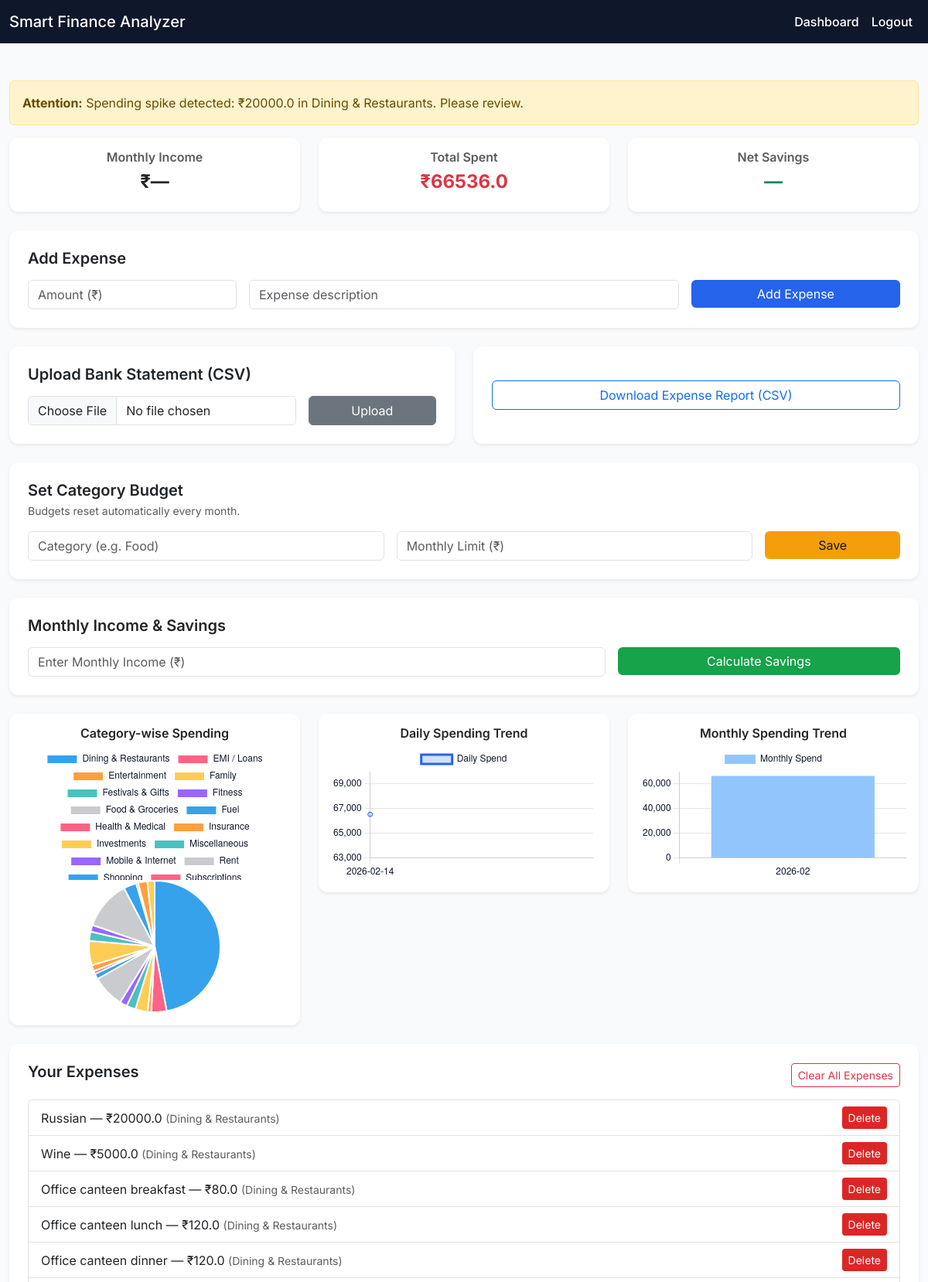
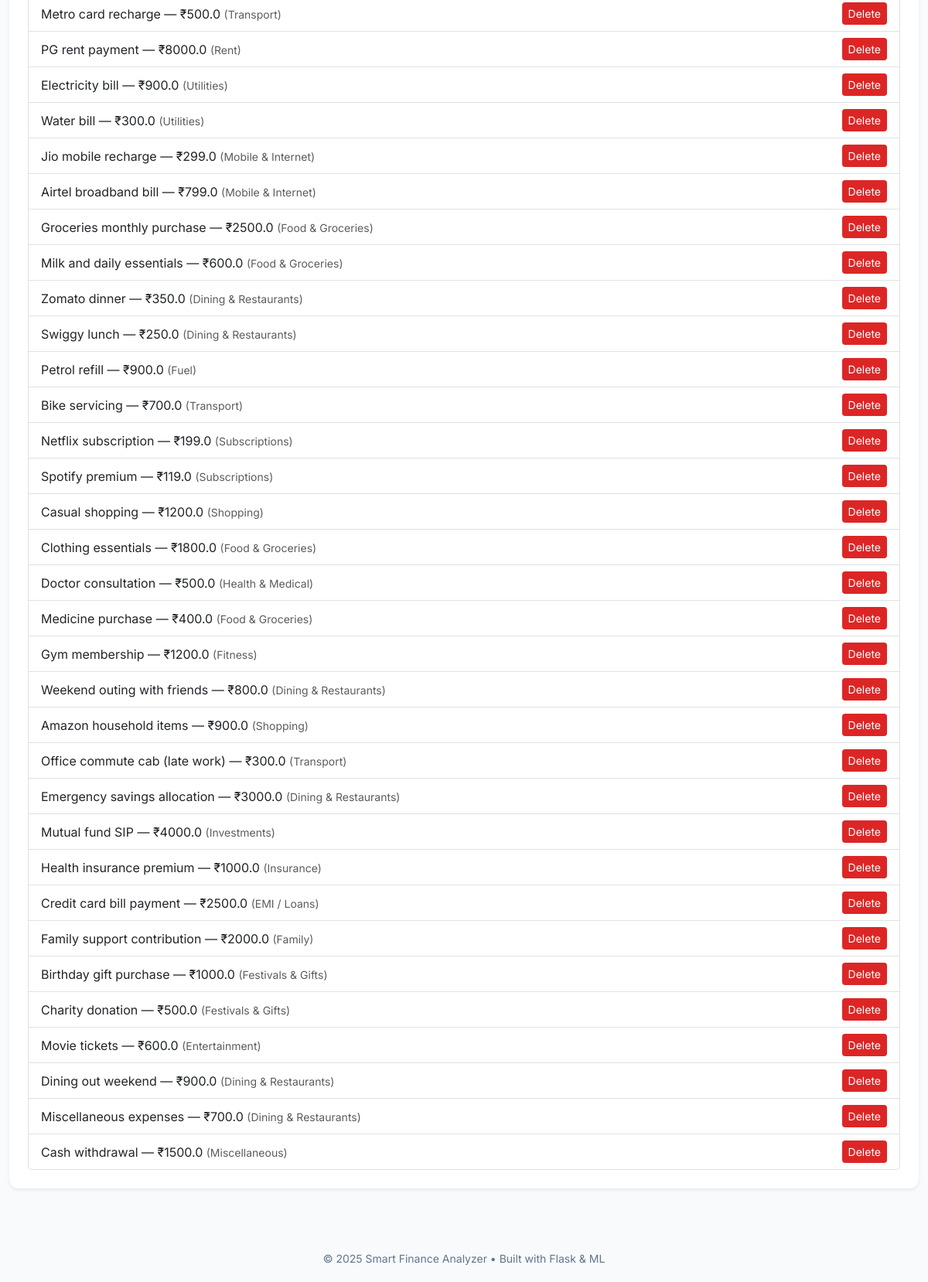
The page /dashboard (signed in) on the database its author committed (2 pictures, top to bottom).
### models.py (models this page shows)
class Expense(db.Model):
    id = db.Column(db.Integer, primary_key=True)
    user_id = db.Column(db.Integer, db.ForeignKey("user.id"))
    amount = db.Column(db.Float)
    description = db.Column(db.String(200))
    category = db.Column(db.String(50))
    date = db.Column(db.DateTime, default=datetime.utcnow)

### app.py (the view, shortened to what this page needs)
@app.route("/dashboard", methods=["GET", "POST"])
@login_required
def dashboard():
    alert_messages = []
    predicted_savings = None
    health_score = None
    expenses = Expense.query.filter_by(
        user_id=current_user.id
    ).order_by(Expense.date.desc()).all()
    amounts_only = [e.amount for e in expenses]
    total_spent = sum(amounts_only)
    income_value = None
    savings_value = None
    savings_rate = None
    IGNORE_ANOMALY_CATEGORIES = [
        "Savings", "Investments", "Insurance",
        "Rent", "EMI / Loans"
    ]
    if len(amounts_only) >= 3:
        mean = statistics.mean(amounts_only)
        std = statistics.stdev(amounts_only)
        for e in expenses:
            if e.category in IGNORE_ANOMALY_CATEGORIES:
                continue
            if e.amount > mean + 3 * std:
                alert_messages.append(
                    f"Spending spike detected: ₹{e.amount} in {e.category}. Please review."
                )
    current_month = datetime.now().strftime("%Y-%m")
    budget_usage = []
    budgets = Budget.query.filter_by(user_id=current_user.id).all()
    category_data = db.session.query(
        Expense.category, func.sum(Expense.amount)
    ).filter_by(user_id=current_user.id).group_by(
        Expense.category
    ).all()
    daily_data = db.session.query(
        func.date(Expense.date), func.sum(Expense.amount)
    ).filter_by(user_id=current_user.id).group_by(
        func.date(Expense.date)
    ).all()
    monthly_data = db.session.query(
        func.strftime("%Y-%m", Expense.date),
        func.sum(Expense.amount)
    ).filter_by(user_id=current_user.id).group_by(
        func.strftime("%Y-%m", Expense.date)
    ).all()
    return render_template(
        "dashboard.html",
        expenses=expenses,
        categories=[c[0] for c in category_data],
        amounts=[float(c[1]) for c in category_data],
        daily_dates=[str(d[0]) for d in daily_data],
        daily_amounts=[float(d[1]) for d in daily_data],
        months=[m[0] for m in monthly_data],
        monthly_amounts=[float(m[1]) for m in monthly_data],
        total_spent=total_spent,
        income_value=income_value,
        savings_value=savings_value,
        savings_rate=savings_rate,
        predicted_savings=predicted_savings,
        health_score=health_score,
        budget_usage=budget_usage,
        alert_messages=alert_messages
    )

### app.py (called while the page is built)
@login_manager.user_loader
def load_user(user_id):
    return User.query.get(int(user_id))

@app.after_request
def no_cache(response):
    response.headers["Cache-Control"] = "no-store"
    return response

### templates/dashboard.html (shortened to what this page needs)
{% extends "base.html" %}
{% block content %}
{% for msg in alert_messages %}
<div class="alert alert-warning mb-3">
  <strong>Attention:</strong> {{ msg }}
</div>
{% endfor %}
<div class="row g-4 mb-4">
  <div class="col-md-4">
    <div class="card p-3 text-center shadow-sm">
      <h6 class="text-muted">Monthly Income</h6>
      <h4 class="fw-bold">₹{{ income_value if income_value else "—" }}</h4>
    </div>
  </div>
  <div class="col-md-4">
    <div class="card p-3 text-center shadow-sm">
      <h6 class="text-muted">Total Spent</h6>
      <h4 class="fw-bold text-danger">₹{{ total_spent }}</h4>
    </div>
  </div>
  <div class="col-md-4">
    <div class="card p-3 text-center shadow-sm">
      <h6 class="text-muted">Net Savings</h6>
      <h4 class="fw-bold text-success">
        {% if savings_value is not none %}
          ₹{{ savings_value }} ({{ savings_rate }}%)
        {% else %}
          —
        {% endif %}
      </h4>
    </div>
  </div>
</div>
<div class="card p-4 mb-4 shadow-sm">
  <h5 class="mb-3">Add Expense</h5>
  <form method="POST" class="row g-3">
    <div class="col-md-3">
      <input name="amount" type="number" step="0.01"
             class="form-control" placeholder="Amount (₹)" required>
    </div>
    <div class="col-md-6">
      <input name="description"
             class="form-control" placeholder="Expense description" required>
    </div>
    <div class="col-md-3">
      <button class="btn btn-primary w-100">Add Expense</button>
    </div>
  </form>
</div>
<div class="row g-4 mb-4">
  <div class="col-md-6">
    <div class="card p-4 h-100 shadow-sm">
      <h5 class="mb-3">Upload Bank Statement (CSV)</h5>
      <form method="POST" action="/upload-csv"
            enctype="multipart/form-data" class="row g-3">
        <div class="col-md-8">
          <input type="file" name="file"
                 class="form-control" accept=".csv" required>
        </div>
        <div class="col-md-4">
          <button class="btn btn-secondary w-100">Upload</button>
        </div>
      </form>
    </div>
  </div>
  <div class="col-md-6">
    <div class="card p-4 h-100 shadow-sm d-flex justify-content-center">
      <a href="/export-expenses"
         class="btn btn-outline-primary w-100">
        Download Expense Report (CSV)
      </a>
    </div>
  </div>
</div>
<div class="card p-4 mb-4 shadow-sm">
  <h5 class="mb-1">Set Category Budget</h5>
  <p class="text-muted small mb-3">
    Budgets reset automatically every month.
  </p>
  <form method="POST" class="row g-3">
    <div class="col-md-5">
      <input name="budget_category"
             class="form-control" placeholder="Category (e.g. Food)">
    </div>
    <div class="col-md-5">
      <input name="budget_limit" type="number"
             class="form-control" placeholder="Monthly Limit (₹)">
    </div>
    <div class="col-md-2">
      <button class="btn btn-warning w-100">Save</button>
    </div>
  </form>
</div>
<div class="card p-4 mb-4 shadow-sm">
  <h5 class="mb-3">Monthly Income & Savings</h5>
  <form method="POST" class="row g-3">
    <div class="col-md-8">
      <input name="income" type="number"
             class="form-control" placeholder="Enter Monthly Income (₹)">
    </div>
    <div class="col-md-4">
      <button class="btn btn-success w-100">
        Calculate Savings
      </button>
    </div>
  </form>
</div>
<div class="row g-4 mb-4">
  <div class="col-md-4">
    <div class="card p-3 shadow-sm">
      <h6 class="text-center">Category-wise Spending</h6>
      <canvas id="pieChart"></canvas>
    </div>
  </div>
  <div class="col-md-4">
    <div class="card p-3 shadow-sm">
      <h6 class="text-center">Daily Spending Trend</h6>
      <canvas id="dailyChart"></canvas>
    </div>
  </div>
  <div class="col-md-4">
    <div class="card p-3 shadow-sm">
      <h6 class="text-center">Monthly Spending Trend</h6>
      <canvas id="monthlyChart"></canvas>
    </div>
  </div>
</div>
<div class="card p-4 mb-4 shadow-sm">
  <div class="d-flex justify-content-between align-items-center mb-3">
    <h5>Your Expenses</h5>
    {% if expenses %}
    <form method="POST" action="/clear-expenses"
          onsubmit="return confirm('Delete ALL expenses?');">
      <button class="btn btn-sm btn-outline-danger">
        Clear All Expenses
      </button>
    </form>
    {% endif %}
  </div>
  {% if expenses %}
  <ul class="list-group">
    {% for e in expenses %}
    <li class="list-group-item d-flex justify-content-between align-items-center">
      <span>
        {{ e.description }} — ₹{{ e.amount }}
        <small class="text-muted">({{ e.category }})</small>
      </span>
      <a href="/delete-expense/{{ e.id }}"
         class="btn btn-sm btn-danger"
         onclick="return confirm('Delete this expense?')">
        Delete
      </a>
    </li>
    {% endfor %}
  </ul>
  {% else %}
  <p class="text-muted">
    No expenses yet. Add your first expense or upload a CSV file.
  </p>
  {% endif %}
</div>
<script>
Chart.defaults.color = "#0f172a";
new Chart(pieChart, {
  type: "pie",
  data: {
    labels: {{ categories | tojson }},
    datasets: [{ data: {{ amounts | tojson }} }]
  }
});
new Chart(dailyChart, {
  type: "line",
  data: {
    labels: {{ daily_dates | tojson }},
    datasets: [{
      label: "Daily Spend",
      data: {{ daily_amounts | tojson }},
      borderColor: "#2563eb",
      backgroundColor: "rgba(37,99,235,0.2)"
    }]
  }
});
new Chart(monthlyChart, {
  type: "bar",
  data: {
    labels: {{ months | tojson }},
    datasets: [{
      label: "Monthly Spend",
      data: {{ monthly_amounts | tojson }},
      backgroundColor: "#93c5fd"
    }]
  }
});
</script>
{% endblock %}

### templates/base.html (shortened to what this page needs)
<!DOCTYPE html>
<html lang="en">
<head>
  <link href="https://cdn.jsdelivr.net/npm/bootstrap@5.3.2/dist/css/bootstrap.min.css" rel="stylesheet">
</head>
<body>
<nav class="navbar navbar-expand-lg">
  <div class="container">
    <a class="navbar-brand" href="/">Smart Finance Analyzer</a>
    <div class="collapse navbar-collapse justify-content-end">
      <ul class="navbar-nav">
        {% if current_user.is_authenticated %}
        <li class="nav-item">
          <a class="nav-link" href="/dashboard">Dashboard</a>
        </li>
        <li class="nav-item">
          <a class="nav-link" href="/logout">Logout</a>
        </li>
        {% endif %}
      </ul>
    </div>
  </div>
</nav>
<div class="container my-5">
  {% block content %}{% endblock %}
</div>
<footer>
  © {{ 2025 }} Smart Finance Analyzer • Built with Flask & ML
</footer>
</body>
</html>

### templates/base.html (style rules this page uses)
body { font-family: 'Inter', sans-serif; background-color: #f8fafc; color: #0f172a; }
.navbar { background-color: #0f172a; }
.navbar-brand, .nav-link { color: #ffffff !important; font-weight: 500; }
.container { max-width: 1200px; }
.card { border-radius: 12px; border: none; box-shadow: 0 4px 12px rgba(15, 23, 42, 0.08); }
h5, h6 { font-weight: 600; }
.btn-primary { background-color: #2563eb; border: none; }
.btn-success { background-color: #16a34a; border: none; }
.btn-warning { background-color: #f59e0b; border: none; color: #0f172a; }
.btn-danger { background-color: #dc2626; border: none; }
footer { margin-top: 60px; padding: 20px 0; text-align: center; color: #64748b; font-size: 14px; }

### rows shown on the page
Expense: description "Russian", amount "20000.0", category "Dining & Restaurants"
Expense: description "Wine", amount "5000.0", category "Dining & Restaurants"
Expense: description "Office canteen breakfast", amount "80.0", category "Dining & Restaurants"
Expense: description "Office canteen lunch", amount "120.0", category "Dining & Restaurants"
Expense: description "Office canteen dinner", amount "120.0", category "Dining & Restaurants"
Expense: description "Metro card recharge", amount "500.0", category "Transport"
Expense: description "PG rent payment", amount "8000.0", category "Rent"
Expense: description "Electricity bill", amount "900.0", category "Utilities"
Expense: description "Water bill", amount "300.0", category "Utilities"
Expense: description "Jio mobile recharge", amount "299.0", category "Mobile & Internet"
Expense: description "Airtel broadband bill", amount "799.0", category "Mobile & Internet"
Expense: description "Groceries monthly purchase", amount "2500.0", category "Food & Groceries"
Expense: description "Milk and daily essentials", amount "600.0", category "Food & Groceries"
Expense: description "Zomato dinner", amount "350.0", category "Dining & Restaurants"
Expense: description "Swiggy lunch", amount "250.0", category "Dining & Restaurants"
Expense: description "Petrol refill", amount "900.0", category "Fuel"
Expense: description "Bike servicing", amount "700.0", category "Transport"
Expense: description "Netflix subscription", amount "199.0", category "Subscriptions"
Expense: description "Spotify premium", amount "119.0", category "Subscriptions"
Expense: description "Casual shopping", amount "1200.0", category "Shopping"
Expense: description "Clothing essentials", amount "1800.0", category "Food & Groceries"
Expense: description "Doctor consultation", amount "500.0", category "Health & Medical"
Expense: description "Medicine purchase", amount "400.0", category "Food & Groceries"
Expense: description "Gym membership", amount "1200.0", category "Fitness"
Expense: description "Weekend outing with friends", amount "800.0", category "Dining & Restaurants"
Expense: description "Amazon household items", amount "900.0", category "Shopping"
Expense: description "Office commute cab (late work)", amount "300.0", category "Transport"
Expense: description "Emergency savings allocation", amount "3000.0", category "Dining & Restaurants"
Expense: description "Mutual fund SIP", amount "4000.0", category "Investments"
Expense: description "Health insurance premium", amount "1000.0", category "Insurance"
Expense: description "Credit card bill payment", amount "2500.0", category "EMI / Loans"
Expense: description "Family support contribution", amount "2000.0", category "Family"
Expense: description "Birthday gift purchase", amount "1000.0", category "Festivals & Gifts"
Expense: description "Charity donation", amount "500.0", category "Festivals & Gifts"
Expense: description "Movie tickets", amount "600.0", category "Entertainment"
Expense: description "Dining out weekend", amount "900.0", category "Dining & Restaurants"
Expense: description "Miscellaneous expenses", amount "700.0", category "Dining & Restaurants"
Expense: description "Cash withdrawal", amount "1500.0", category "Miscellaneous"

### other values the page prints
{{ msg }} "Spending spike detected: ₹20000.0 in Dining & Restaurants. Please review."
{{ income_value if income_value else "—" }} "—"
{{ total_spent }} "66536.0"
{{ 2025 }} "2025"
chart data {{ amounts | tojson }} [31320.0, 2500.0, 600.0, 2000.0, 1500.0, 1200.0, 5300.0, 900.0, 500.0, 1000.0, 4000.0, 1500.0, 1098.0, 8000.0, 2100.0, 318.0, 1500.0, 1200.0]
chart data {{ daily_dates | tojson }} ["2026-02-14"]
chart data {{ daily_amounts | tojson }} [66536.0]
